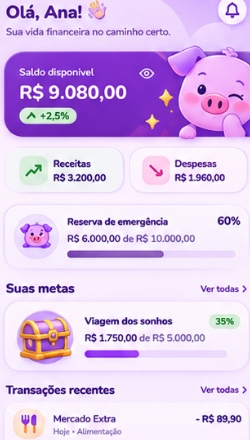
#> input picture design/v2/01-inicio.png, 250 x 440 px, found by its file name
$ python generate_inicio_comparison.py
#> lines starting #> are read from the running program, lines starting #| are printed output that depends on the picture
from PIL import Image, ImageDraw, ImageFont
import os

def create_comparison():
    ref_path = "design/v2/01-inicio.png"
    app_path = "docs/v2-inicio/inicio-390x844.png"
    out_path = "docs/v2-inicio/comparacao-lado-a-lado.png"

    if not os.path.exists(ref_path) or not os.path.exists(app_path):
        print("Arquivos de imagem não encontrados!")
        return

    ref_img = Image.open(ref_path).convert("RGBA")
    app_img = Image.open(app_path).convert("RGBA")
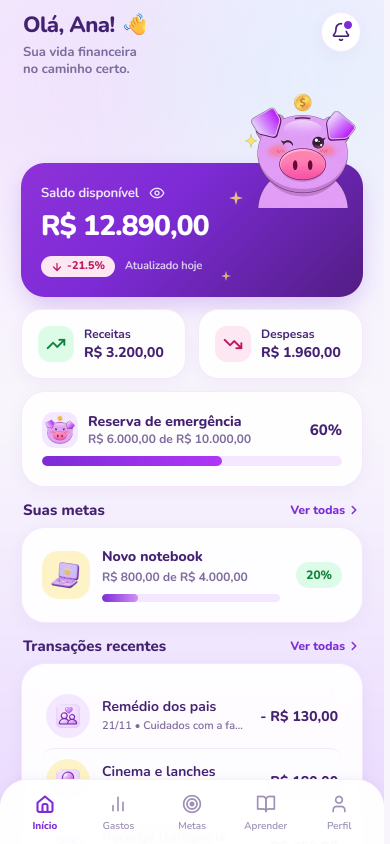
#> input picture docs/v2-inicio/inicio-390x844.png, 780 x 1688 px, found by its file name (shown at 1/2 size)

    target_h = app_img.height # 1688
#> target_h = 1688
    target_w_ref = int(ref_img.width * (target_h / ref_img.height))
#> target_w_ref = 959
    ref_resized = ref_img.resize((target_w_ref, target_h), Image.Resampling.LANCZOS)
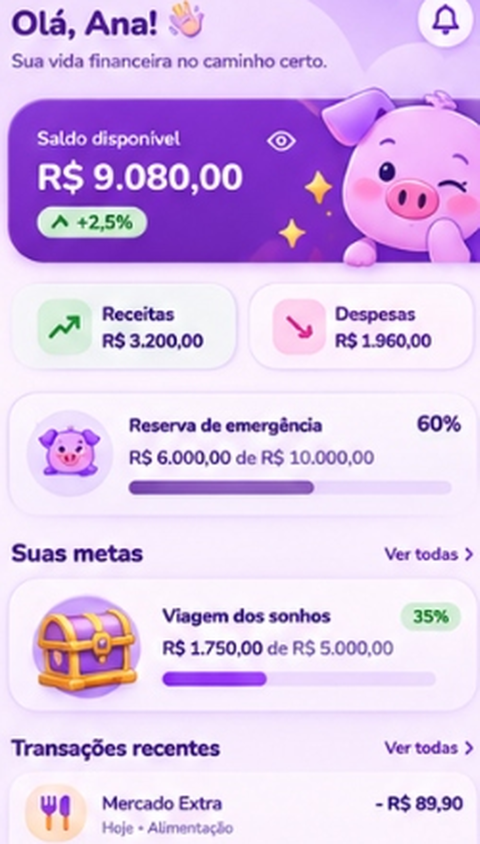
#> ref_resized: PIL image 959x1688 RGBA (shown at 1/2 size); mean R, G, B, A 220.1, 193.9, 234.9, 255

    total_w = ref_resized.width + app_img.width + 60
#> total_w = 1799
    header_h = 130
    canvas_h = target_h + header_h + 40
#> canvas_h = 1858

    canvas = Image.new("RGBA", (total_w, canvas_h), (248, 245, 252, 255))
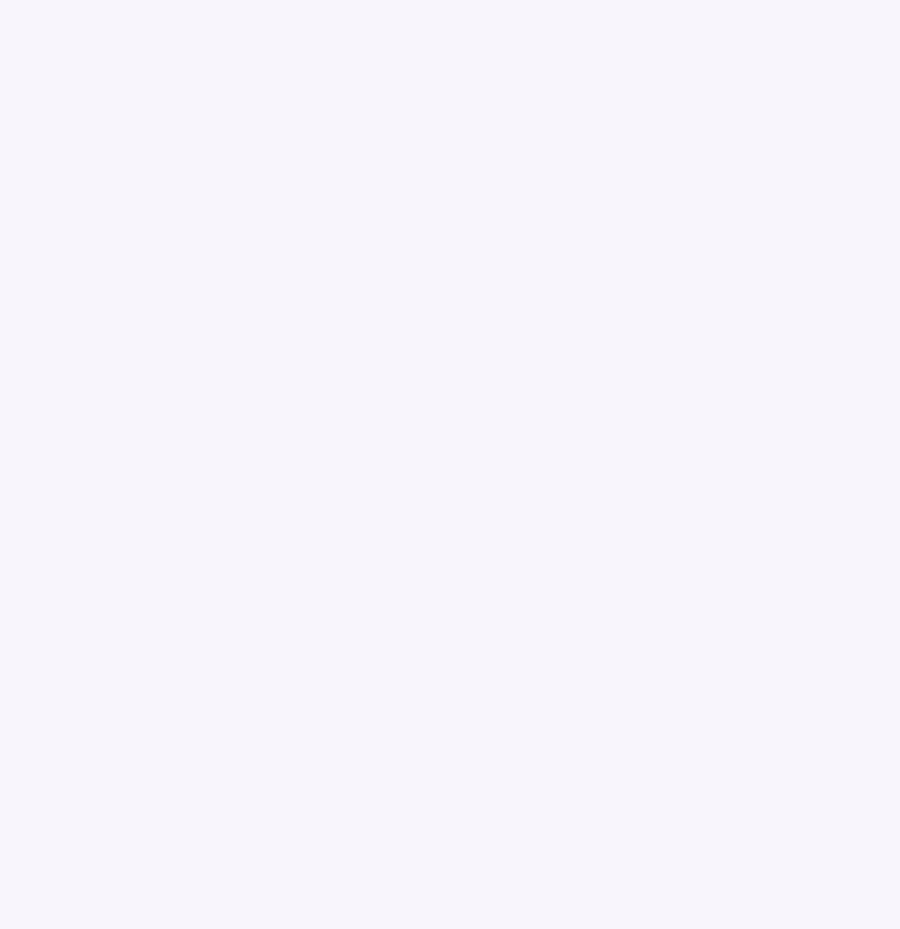
#> canvas: PIL image 1799x1858 RGBA (shown at 1/2 size); mean R, G, B, A 248, 245, 252, 255
    draw = ImageDraw.Draw(canvas)

    # Fonts
    try:
        font_title = ImageFont.truetype("C:/Windows/Fonts/segoeuib.ttf", 36)
        font_sub = ImageFont.truetype("C:/Windows/Fonts/segoeui.ttf", 20)
        font_badge = ImageFont.truetype("C:/Windows/Fonts/segoeuib.ttf", 22)
    except Exception:
        font_title = font_sub = font_badge = ImageFont.load_default()

    # Header banner
    draw.rectangle([(0, 0), (total_w, header_h)], fill=(125, 43, 214, 255))
    draw.text((30, 20), "PurplePiggy V2 — Comparação de Telas (/inicio)", fill=(255, 255, 255, 255), font=font_title)
    draw.text((30, 68), "Referência Mockup (design/v2/01-inicio.png) vs. App Implementado (390x844 Playwright)", fill=(233, 213, 255, 255), font=font_sub)

    # Paste Ref
    x_ref = 20
    y_content = header_h + 50
    canvas.paste(ref_resized, (x_ref, y_content), ref_resized)
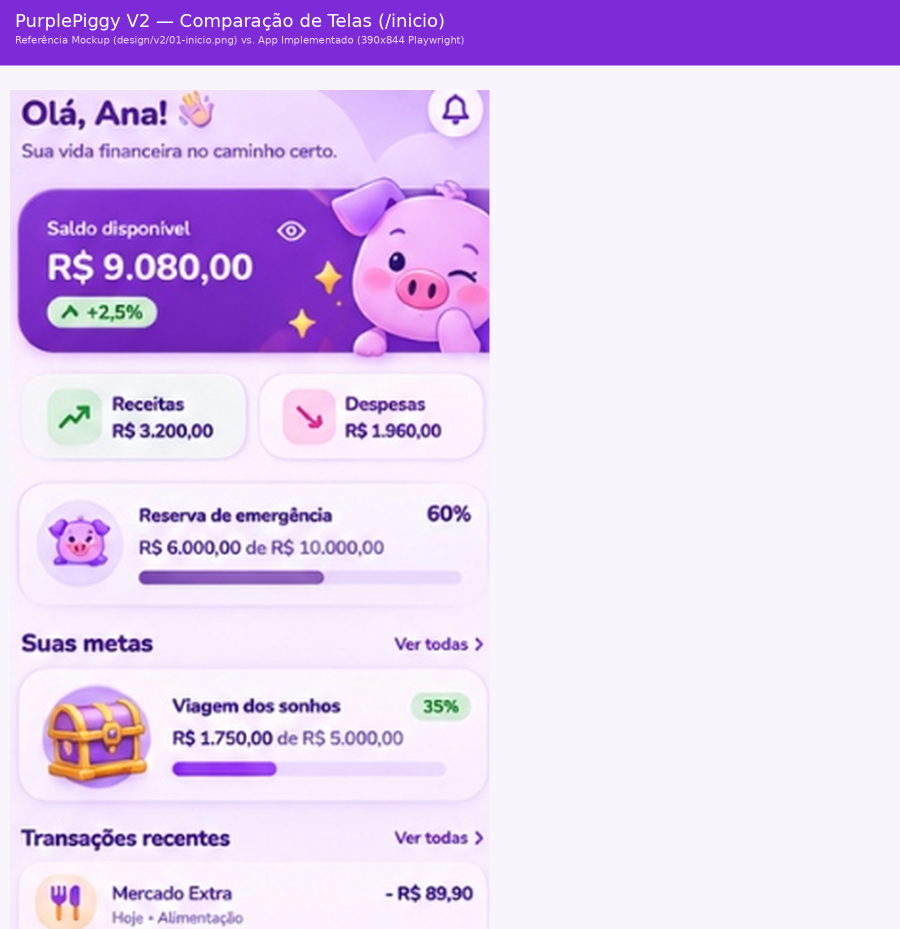
#> canvas: PIL image 1799x1858 RGBA (shown at 1/2 size); mean R, G, B, A 226.2, 206.6, 241.2, 255

    # Label Ref (placed above the screen, NOT on top of it)
    draw.rounded_rectangle([(x_ref, header_h + 10), (x_ref + 240, header_h + 44)], radius=8, fill=(67, 33, 113, 255))
    draw.text((x_ref + 16, header_h + 16), "REFERÊNCIA V2", fill=(255, 255, 255, 255), font=font_badge)

    # Paste App
    x_app = x_ref + ref_resized.width + 20
#> x_app = 999
    canvas.paste(app_img, (x_app, y_content), app_img)
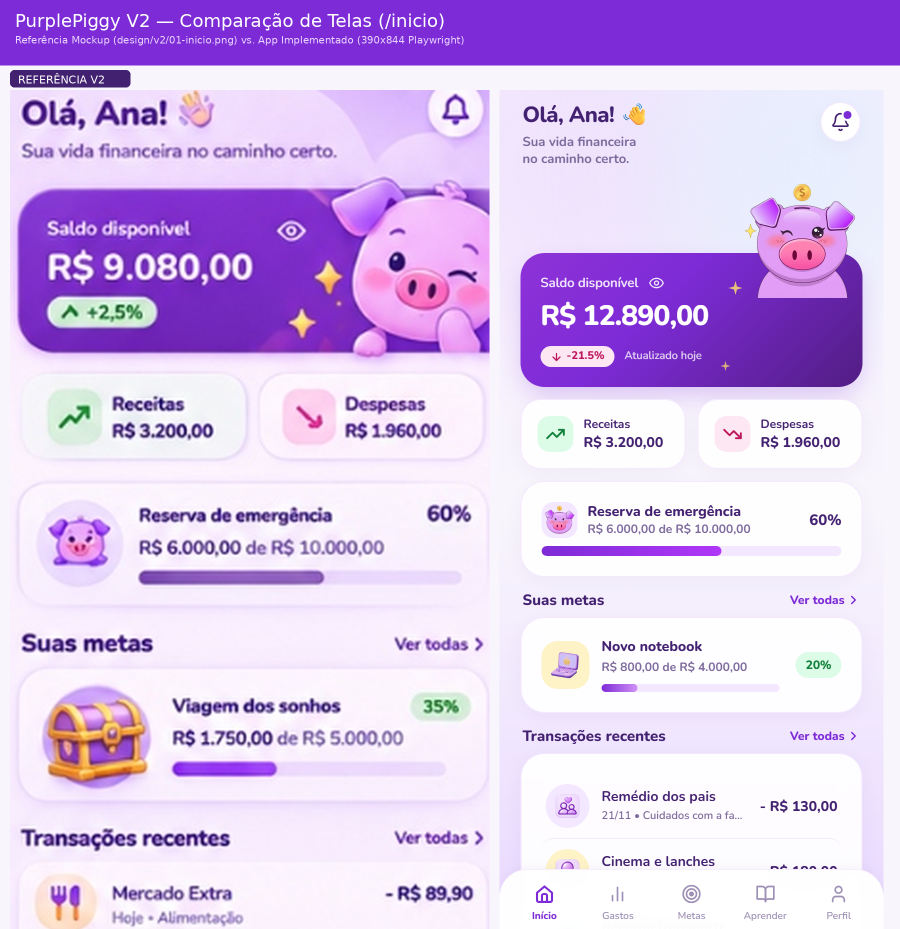
#> canvas: PIL image 1799x1858 RGBA (shown at 1/2 size); mean R, G, B, A 217.1, 192.7, 236.7, 255

    # Label App (placed above the screen, NOT on top of it)
    draw.rounded_rectangle([(x_app, header_h + 10), (x_app + 260, header_h + 44)], radius=8, fill=(21, 128, 61, 255))
    draw.text((x_app + 16, header_h + 16), "APP RENDERIZADO", fill=(255, 255, 255, 255), font=font_badge)

    canvas.save(out_path, "PNG")
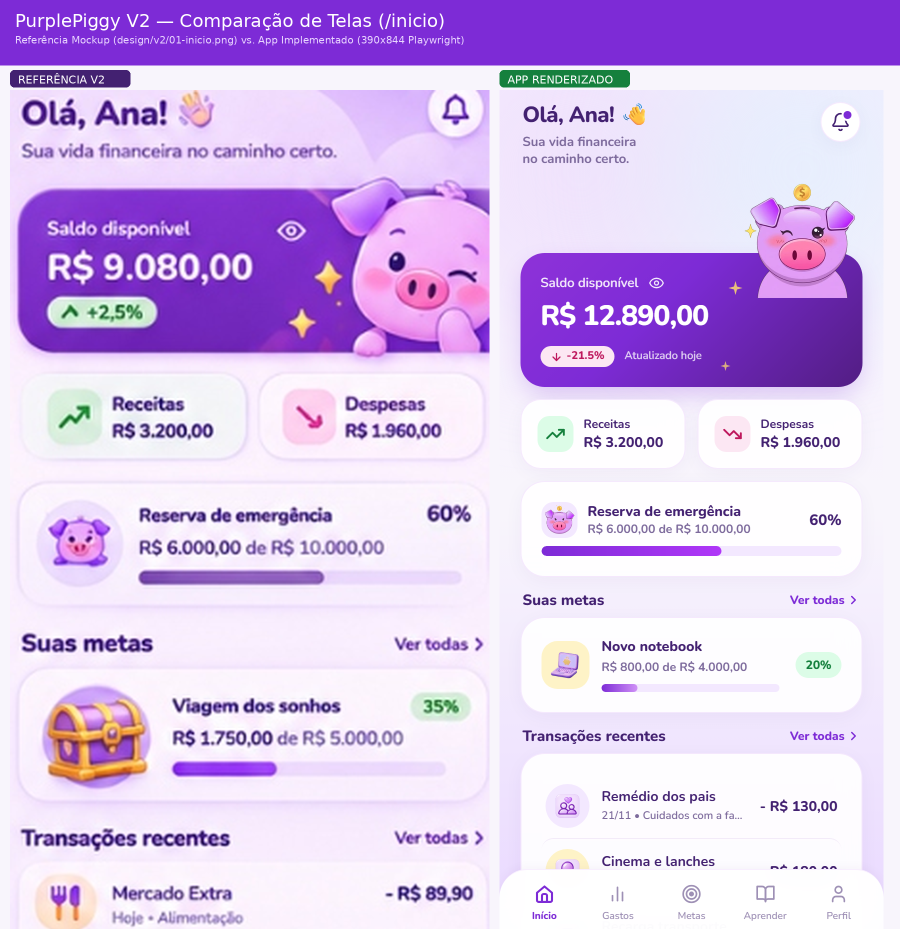
#> saved as comparacao-lado-a-lado.png: PIL image 1799x1858 RGBA (shown at 1/2 size); mean R, G, B, A 216.6, 192.4, 236.2, 255
    print(f"Comparação salva em {out_path}")

if __name__ == "__main__":
    create_comparison()
